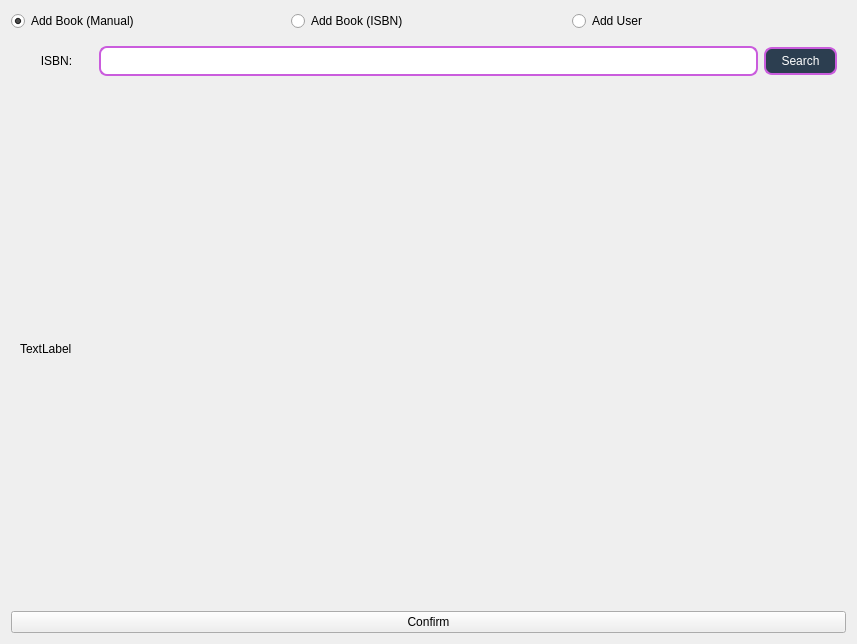
<?xml version="1.0" encoding="UTF-8"?>
<ui version="4.0">
 <class>AddNewDialog</class>
 <widget class="QDialog" name="AddNewDialog">
  <property name="geometry">
   <rect>
    <x>0</x>
    <y>0</y>
    <width>857</width>
    <height>644</height>
   </rect>
  </property>
  <property name="sizePolicy">
   <sizepolicy hsizetype="Preferred" vsizetype="Preferred">
    <horstretch>0</horstretch>
    <verstretch>0</verstretch>
   </sizepolicy>
  </property>
  <property name="windowTitle">
   <string>Add New</string>
  </property>
  <layout class="QVBoxLayout" name="verticalLayout">
   <item>
    <layout class="QHBoxLayout" name="horizontalLayout">
     <item>
      <widget class="QRadioButton" name="radioButton_AddBook">
       <property name="acceptDrops">
        <bool>false</bool>
       </property>
       <property name="text">
        <string>Add Book (Manual)</string>
       </property>
       <property name="checked">
        <bool>true</bool>
       </property>
      </widget>
     </item>
     <item>
      <widget class="QRadioButton" name="radioButton_AddBkISBN">
       <property name="text">
        <string>Add Book (ISBN)</string>
       </property>
      </widget>
     </item>
     <item>
      <widget class="QRadioButton" name="radioButton_AddUser">
       <property name="text">
        <string>Add User</string>
       </property>
      </widget>
     </item>
    </layout>
   </item>
   <item>
    <widget class="QStackedWidget" name="stackedWidget_AddNew">
     <property name="currentIndex">
      <number>3</number>
     </property>
     <widget class="QWidget" name="page_AddBook">
      <layout class="QHBoxLayout" name="horizontalLayout_2">
       <item>
        <layout class="QVBoxLayout" name="verticalLayout_2">
         <item>
          <widget class="QLabel" name="label_Title">
           <property name="text">
            <string>Title:</string>
           </property>
          </widget>
         </item>
         <item>
          <widget class="QLabel" name="label_Author">
           <property name="text">
            <string>Author:</string>
           </property>
          </widget>
         </item>
         <item>
          <widget class="QLabel" name="label_Language">
           <property name="text">
            <string>Language:</string>
           </property>
          </widget>
         </item>
         <item>
          <widget class="QLabel" name="label_IssuedDate">
           <property name="text">
            <string>Issued Date:</string>
           </property>
          </widget>
         </item>
         <item>
          <widget class="QLabel" name="label_PrimarySubject">
           <property name="text">
            <string>Primary Subject:</string>
           </property>
          </widget>
         </item>
         <item>
          <widget class="QLabel" name="label_LoccClassification">
           <property name="text">
            <string>Locc Classification:</string>
           </property>
          </widget>
         </item>
         <item>
          <widget class="QLabel" name="label_LoccArea">
           <property name="text">
            <string>Locc Area:</string>
           </property>
          </widget>
         </item>
         <item>
          <widget class="QLabel" name="label_Genre">
           <property name="text">
            <string>Genre:</string>
           </property>
          </widget>
         </item>
         <item>
          <widget class="QLabel" name="label_Bookshelf">
           <property name="text">
            <string>Bookshelf:</string>
           </property>
          </widget>
         </item>
         <item>
          <widget class="QLabel" name="label_URL">
           <property name="text">
            <string>URL:</string>
           </property>
          </widget>
         </item>
        </layout>
       </item>
       <item>
        <layout class="QVBoxLayout" name="verticalLayout_3">
         <property name="spacing">
          <number>20</number>
         </property>
         <item>
          <widget class="QLineEdit" name="lineEdit_Title">
           <property name="styleSheet">
            <string notr="true">border:2px solid #ca5cdd; 
border-radius:8px; 
padding:5px;
color: rgb(255, 255, 255);</string>
           </property>
          </widget>
         </item>
         <item>
          <widget class="QLineEdit" name="lineEdit_Author">
           <property name="styleSheet">
            <string notr="true">border:2px solid #ca5cdd; 
border-radius:8px; 
padding:5px;
color: rgb(255, 255, 255);</string>
           </property>
          </widget>
         </item>
         <item>
          <widget class="QComboBox" name="comboBox_Language">
           <property name="styleSheet">
            <string notr="true">border:2px solid #ca5cdd; 
border-radius:8px; 
padding:5px;
</string>
           </property>
           <item>
            <property name="text">
             <string>English</string>
            </property>
           </item>
           <item>
            <property name="text">
             <string>German</string>
            </property>
           </item>
           <item>
            <property name="text">
             <string>French</string>
            </property>
           </item>
           <item>
            <property name="text">
             <string>Dutch</string>
            </property>
           </item>
           <item>
            <property name="text">
             <string>Italian</string>
            </property>
           </item>
           <item>
            <property name="text">
             <string>Spanish</string>
            </property>
           </item>
           <item>
            <property name="text">
             <string>Finnish</string>
            </property>
           </item>
           <item>
            <property name="text">
             <string>Hangarian</string>
            </property>
           </item>
           <item>
            <property name="text">
             <string>Portuguese</string>
            </property>
           </item>
           <item>
            <property name="text">
             <string>Esperanto</string>
            </property>
           </item>
           <item>
            <property name="text">
             <string>Latin</string>
            </property>
           </item>
           <item>
            <property name="text">
             <string>Norwegian</string>
            </property>
           </item>
           <item>
            <property name="text">
             <string>Afrikaans</string>
            </property>
           </item>
          </widget>
         </item>
         <item>
          <widget class="QLineEdit" name="lineEdit_IssueDate">
           <property name="styleSheet">
            <string notr="true">border:2px solid #ca5cdd; 
border-radius:8px; 
padding:5px;
color: rgb(255, 255, 255);</string>
           </property>
           <property name="placeholderText">
            <string>YYYY/MM/DD</string>
           </property>
          </widget>
         </item>
         <item>
          <widget class="QLineEdit" name="lineEdit_PrimartSubject">
           <property name="styleSheet">
            <string notr="true">border:2px solid #ca5cdd; 
border-radius:8px; 
padding:5px;
color: rgb(255, 255, 255);</string>
           </property>
          </widget>
         </item>
         <item>
          <widget class="QLineEdit" name="lineEdit_LoccClassification">
           <property name="styleSheet">
            <string notr="true">border:2px solid #ca5cdd; 
border-radius:8px; 
padding:5px;
color: rgb(255, 255, 255);</string>
           </property>
          </widget>
         </item>
         <item>
          <widget class="QLineEdit" name="lineEdit_LoccArea">
           <property name="styleSheet">
            <string notr="true">border:2px solid #ca5cdd; 
border-radius:8px; 
padding:5px;
color: rgb(255, 255, 255);</string>
           </property>
          </widget>
         </item>
         <item>
          <widget class="QComboBox" name="comboBox_Genre">
           <property name="styleSheet">
            <string notr="true">border:2px solid #ca5cdd; 
border-radius:8px; 
padding:5px;
</string>
           </property>
           <item>
            <property name="text">
             <string>Mystery</string>
            </property>
           </item>
           <item>
            <property name="text">
             <string>Thriller and Suspense</string>
            </property>
           </item>
           <item>
            <property name="text">
             <string>Horror</string>
            </property>
           </item>
           <item>
            <property name="text">
             <string>Science Fiction</string>
            </property>
           </item>
           <item>
            <property name="text">
             <string>Fantasy</string>
            </property>
           </item>
           <item>
            <property name="text">
             <string>High Fantasy</string>
            </property>
           </item>
           <item>
            <property name="text">
             <string>Urban Fantasy</string>
            </property>
           </item>
           <item>
            <property name="text">
             <string>Grimdark Fantasy</string>
            </property>
           </item>
           <item>
            <property name="text">
             <string>Dystopian Fiction</string>
            </property>
           </item>
           <item>
            <property name="text">
             <string>Romance</string>
            </property>
           </item>
           <item>
            <property name="text">
             <string>Romantasy</string>
            </property>
           </item>
           <item>
            <property name="text">
             <string>Historical Fiction</string>
            </property>
           </item>
           <item>
            <property name="text">
             <string>Comtemporary Fiction</string>
            </property>
           </item>
           <item>
            <property name="text">
             <string>Literary Fiction</string>
            </property>
           </item>
           <item>
            <property name="text">
             <string>Young Adult</string>
            </property>
           </item>
           <item>
            <property name="text">
             <string>New Adult</string>
            </property>
           </item>
           <item>
            <property name="text">
             <string>Xenofiction</string>
            </property>
           </item>
           <item>
            <property name="text">
             <string>Children's Fiction</string>
            </property>
           </item>
           <item>
            <property name="text">
             <string>Graphic Novel</string>
            </property>
           </item>
           <item>
            <property name="text">
             <string>Manga</string>
            </property>
           </item>
           <item>
            <property name="text">
             <string>Short Story</string>
            </property>
           </item>
           <item>
            <property name="text">
             <string>Novella</string>
            </property>
           </item>
           <item>
            <property name="text">
             <string>Autobiography</string>
            </property>
           </item>
           <item>
            <property name="text">
             <string>Memoir</string>
            </property>
           </item>
           <item>
            <property name="text">
             <string>Biography</string>
            </property>
           </item>
           <item>
            <property name="text">
             <string>Self-help</string>
            </property>
           </item>
           <item>
            <property name="text">
             <string>Parenting</string>
            </property>
           </item>
           <item>
            <property name="text">
             <string>Food and Drink</string>
            </property>
           </item>
           <item>
            <property name="text">
             <string>Photography</string>
            </property>
           </item>
           <item>
            <property name="text">
             <string>History</string>
            </property>
           </item>
           <item>
            <property name="text">
             <string>Business</string>
            </property>
           </item>
           <item>
            <property name="text">
             <string>Humor</string>
            </property>
           </item>
           <item>
            <property name="text">
             <string>True Crime</string>
            </property>
           </item>
           <item>
            <property name="text">
             <string>Religion and Spirituality</string>
            </property>
           </item>
           <item>
            <property name="text">
             <string>Philosophy</string>
            </property>
           </item>
           <item>
            <property name="text">
             <string>Health and Fitness</string>
            </property>
           </item>
           <item>
            <property name="text">
             <string>Science</string>
            </property>
           </item>
           <item>
            <property name="text">
             <string>Technology</string>
            </property>
           </item>
           <item>
            <property name="text">
             <string>Crafts and DIY</string>
            </property>
           </item>
           <item>
            <property name="text">
             <string>Learning and Education</string>
            </property>
           </item>
           <item>
            <property name="text">
             <string>Essays</string>
            </property>
           </item>
           <item>
            <property name="text">
             <string>Gardening and Homesteading</string>
            </property>
           </item>
           <item>
            <property name="text">
             <string>Music</string>
            </property>
           </item>
           <item>
            <property name="text">
             <string>Children's</string>
            </property>
           </item>
           <item>
            <property name="text">
             <string>Other Non-Fiction</string>
            </property>
           </item>
          </widget>
         </item>
         <item>
          <widget class="QLineEdit" name="lineEdit_Bookshelf">
           <property name="styleSheet">
            <string notr="true">border:2px solid #ca5cdd; 
border-radius:8px; 
padding:5px;
color: rgb(255, 255, 255);</string>
           </property>
          </widget>
         </item>
         <item>
          <widget class="QLineEdit" name="lineEdit_URL">
           <property name="styleSheet">
            <string notr="true">border:2px solid #ca5cdd; 
border-radius:8px; 
padding:5px;
color: rgb(255, 255, 255);</string>
           </property>
          </widget>
         </item>
        </layout>
       </item>
      </layout>
     </widget>
     <widget class="QWidget" name="page_AddUser">
      <layout class="QHBoxLayout" name="horizontalLayout_3">
       <item>
        <layout class="QVBoxLayout" name="verticalLayout_4" stretch="0,0">
         <item>
          <widget class="QLabel" name="label_UserID">
           <property name="text">
            <string>Account Type:</string>
           </property>
          </widget>
         </item>
         <item>
          <widget class="QLabel" name="label_UserName">
           <property name="text">
            <string>User Name:</string>
           </property>
          </widget>
         </item>
        </layout>
       </item>
       <item>
        <layout class="QVBoxLayout" name="verticalLayout_5" stretch="0,0">
         <property name="spacing">
          <number>110</number>
         </property>
         <item>
          <widget class="QComboBox" name="comboBox_AccType">
           <property name="styleSheet">
            <string notr="true">border:2px solid #ca5cdd; 
border-radius:8px; 
padding:5px;
</string>
           </property>
           <item>
            <property name="text">
             <string>user</string>
            </property>
           </item>
           <item>
            <property name="text">
             <string>admin</string>
            </property>
           </item>
          </widget>
         </item>
         <item>
          <widget class="QLineEdit" name="lineEdit_UserName">
           <property name="styleSheet">
            <string notr="true">border:2px solid #ca5cdd; 
border-radius:8px; 
padding:5px;
color: rgb(255, 255, 255);</string>
           </property>
          </widget>
         </item>
        </layout>
       </item>
      </layout>
     </widget>
     <widget class="QWidget" name="page_AccData">
      <layout class="QVBoxLayout" name="verticalLayout_6">
       <item>
        <widget class="QLabel" name="label_AccData">
         <property name="styleSheet">
          <string notr="true">font: 18pt &quot;Microsoft JhengHei UI&quot;;</string>
         </property>
         <property name="text">
          <string>TextLabel</string>
         </property>
         <property name="alignment">
          <set>Qt::AlignmentFlag::AlignCenter</set>
         </property>
        </widget>
       </item>
      </layout>
     </widget>
     <widget class="QWidget" name="page_AddBkISBN">
      <layout class="QVBoxLayout" name="verticalLayout_7">
       <item>
        <layout class="QVBoxLayout" name="verticalLayout_8" stretch="1,0,10">
         <item>
          <layout class="QHBoxLayout" name="horizontalLayout_4" stretch="1,9,1">
           <item>
            <widget class="QLabel" name="label_ISBN">
             <property name="text">
              <string>ISBN:</string>
             </property>
             <property name="alignment">
              <set>Qt::AlignmentFlag::AlignCenter</set>
             </property>
            </widget>
           </item>
           <item>
            <widget class="QLineEdit" name="lineEdit_ISBN">
             <property name="styleSheet">
              <string notr="true">border:2px solid #ca5cdd; 
border-radius:8px; 
padding:5px;
color: rgb(255, 255, 255);</string>
             </property>
            </widget>
           </item>
           <item>
            <widget class="QPushButton" name="pushButton_SearchISBN">
             <property name="styleSheet">
              <string notr="true">QPushButton{ 
border:2px solid #ca5cdd;
 border-radius:8px;
 padding:5px;
 background-color:#2c3e50;
 border-radius:8px;
 color:white;
}</string>
             </property>
             <property name="text">
              <string>Search</string>
             </property>
            </widget>
           </item>
          </layout>
         </item>
         <item>
          <widget class="QLabel" name="label_Status">
           <property name="text">
            <string/>
           </property>
          </widget>
         </item>
         <item>
          <layout class="QHBoxLayout" name="horizontalLayout_5">
           <item>
            <widget class="QLabel" name="label_BookImage">
             <property name="text">
              <string>TextLabel</string>
             </property>
            </widget>
           </item>
           <item>
            <widget class="QLabel" name="label_BookDetail">
             <property name="text">
              <string/>
             </property>
            </widget>
           </item>
          </layout>
         </item>
        </layout>
       </item>
      </layout>
     </widget>
    </widget>
   </item>
   <item>
    <widget class="QPushButton" name="pushButton">
     <property name="text">
      <string>Confirm</string>
     </property>
    </widget>
   </item>
  </layout>
 </widget>
 <resources/>
 <connections/>
</ui>
